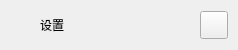
           <widget class="QFrame" name="extraTopBg">
            <property name="minimumSize">
             <size>
              <width>0</width>
              <height>50</height>
             </size>
            </property>
            <property name="maximumSize">
             <size>
              <width>16777215</width>
              <height>50</height>
             </size>
            </property>
            <property name="frameShape">
             <enum>QFrame::NoFrame</enum>
            </property>
            <property name="frameShadow">
             <enum>QFrame::Raised</enum>
            </property>
            <layout class="QVBoxLayout" name="verticalLayout_5">
             <property name="spacing">
              <number>0</number>
             </property>
             <property name="leftMargin">
              <number>0</number>
             </property>
             <property name="topMargin">
              <number>0</number>
             </property>
             <property name="rightMargin">
              <number>0</number>
             </property>
             <property name="bottomMargin">
              <number>0</number>
             </property>
             <item>
              <layout class="QGridLayout" name="extraTopLayout">
               <property name="leftMargin">
                <number>10</number>
               </property>
               <property name="rightMargin">
                <number>10</number>
               </property>
               <property name="horizontalSpacing">
                <number>10</number>
               </property>
               <property name="verticalSpacing">
                <number>0</number>
               </property>
               <item row="0" column="0">
                <widget class="QFrame" name="extraIcon">
                 <property name="minimumSize">
                  <size>
                   <width>20</width>
                   <height>0</height>
                  </size>
                 </property>
                 <property name="maximumSize">
                  <size>
                   <width>20</width>
                   <height>20</height>
                  </size>
                 </property>
                 <property name="frameShape">
                  <enum>QFrame::NoFrame</enum>
                 </property>
                 <property name="frameShadow">
                  <enum>QFrame::Raised</enum>
                 </property>
                </widget>
               </item>
               <item row="0" column="1">
                <widget class="QLabel" name="extraLabel">
                 <property name="minimumSize">
                  <size>
                   <width>150</width>
                   <height>0</height>
                  </size>
                 </property>
                 <property name="text">
                  <string>设置</string>
                 </property>
                </widget>
               </item>
               <item row="0" column="2">
                <widget class="QPushButton" name="extraCloseColumnBtn">
                 <property name="minimumSize">
                  <size>
                   <width>28</width>
                   <height>28</height>
                  </size>
                 </property>
                 <property name="maximumSize">
                  <size>
                   <width>28</width>
                   <height>28</height>
                  </size>
                 </property>
                 <property name="cursor">
                  <cursorShape>PointingHandCursor</cursorShape>
                 </property>
                 <property name="toolTip">
                  <string>关闭</string>
                 </property>
                 <property name="text">
                  <string/>
                 </property>
                 <property name="icon">
                  <iconset resource="../resources.qrc">
                   <normaloff>:/icons/static/icons/cil-chevron-double-left.png</normaloff>:/icons/static/icons/cil-chevron-double-left.png</iconset>
                 </property>
                 <property name="iconSize">
                  <size>
                   <width>20</width>
                   <height>20</height>
                  </size>
                 </property>
                </widget>
               </item>
              </layout>
             </item>
            </layout>
           </widget>
